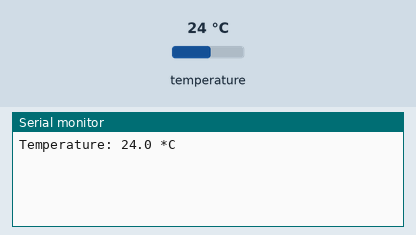
This sketch was run on a simulated Arduino Uno, built with avr-gcc and run on an emulated ATmega328P. Parts: the last lines printed to the serial monitor. Inputs (shaded band) come from the test bench; at power-on: temperature 24 °C.

Above: at 3.2 s.
3.3 s: temperature set to 12 °C
At 5.4 s:
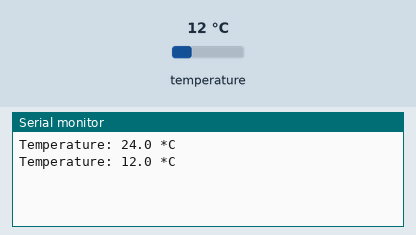
5.8 s: temperature set to 19 °C
At 6.7 s:
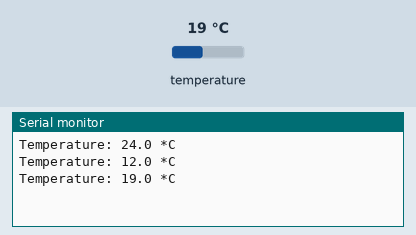
Timing chart, 0 to 8.8 s (numbered marks = the images above; inputs shaded):
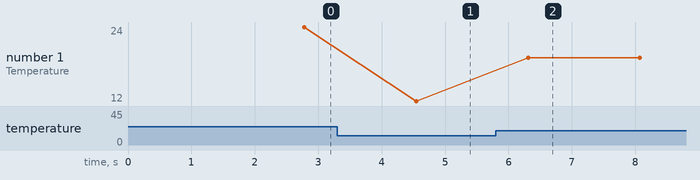

The sketch:

meteo_ds18b20.ino
```cpp
/*
  Пример работы с внешним датчиком температуры DS18B20
  Created by Rostislav Varzar, MGBot
*/

#include <OneWire.h>
#include <DallasTemperature.h>

#define ONE_WIRE_BUS 13
OneWire oneWire(ONE_WIRE_BUS);
DallasTemperature ds18b20(&oneWire);

void setup() {
  // Инициализация последовательного порта
  Serial.begin(115200);
  delay(1000);

  // Инициализация датчика
  ds18b20.begin();
  delay(1000);
}

void loop() {
  // Измерение
  ds18b20.requestTemperatures();
  float t = ds18b20.getTempCByIndex(0);
  // Вывод измеренных значений в терминал
  Serial.println("Temperature: " + String(t, 1) + " *C");
  Serial.println();
  delay(1000);
}
```

Measured:
- after the input at 3.3 s, the serial monitor: prints a new line after 1.2 s (image 1)
- after the input at 5.8 s, the serial monitor: prints a new line after 0.51 s (image 2)
- plotted number 1: 24 → 12 after the input at 3.3 s, 12 → 19 after the input at 5.8 s
